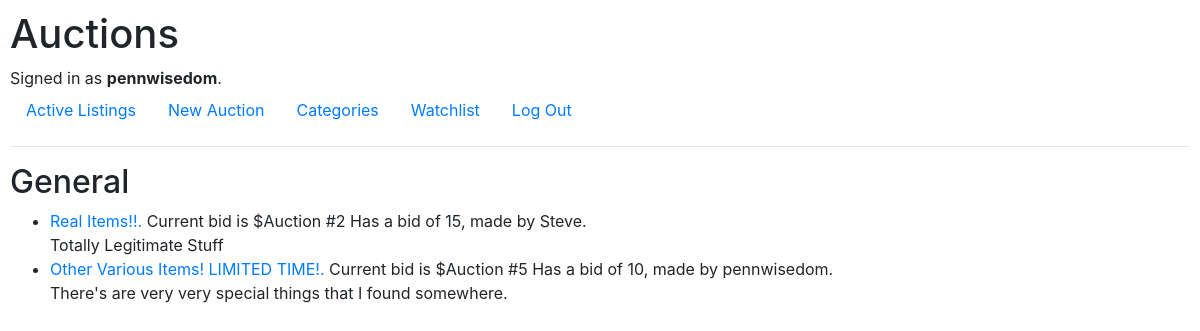
The app's page /categories/General (signed in) with its own data.
### auctions/models.py (models this page shows, shortened)
class User(AbstractUser):
    pass

class Listing(models.Model):
    user = models.ForeignKey(User, on_delete=models.CASCADE, related_name="creator")
    title = models.CharField(max_length=64)
    description = models.CharField(max_length=256)
    category = models.CharField(max_length=64)
    image = models.CharField(max_length=256, blank=True)
    end = models.BooleanField(default=False)

class Bid(models.Model):
    user = models.ForeignKey(User, on_delete=models.CASCADE, related_name="bidder")
    listing = models.ForeignKey(Listing, on_delete=models.CASCADE, related_name="bids")
    bid = models.IntegerField()
    class Meta:
        get_latest_by = "id"
    def __str__(self):
        return f"Auction #{self.listing.id} Has a bid of {self.bid}, made by {self.user}."

### auctions/views.py (the view)
# urls.py: path("categories/<str:category>", views.category_detail, name="category"),
@login_required
def category_detail(request, category):
    return render(request, "auctions/categories.html", {"title": category, "category": Listing.objects.filter(category=category, end=False)})

### auctions/templates/auctions/categories.html (shortened to what this page needs)
{% extends "auctions/layout.html" %}
{% block body %}
{% if categories %}
<h2>Categories</h2>
<ul>
    {% for category in categories %}
    <li><a href="{% url 'category' category %}">{{ category }}</a></li>
    {% endfor %}
</ul>
{% else %}
<h2>{{ title }} </h2>
<ul>
    {% for list in category %}
                <li><a href="{% url 'listing' list.id %}">{{ list.title }}.</a> Current bid is ${{ list.bids.latest }}</li>
                <span>{{ list.description }}</span>
    {% endfor %}
</ul>
{% endif %}
{% endblock %}

### auctions/templates/auctions/layout.html (shortened to what this page needs)
{% load static %}
<!DOCTYPE html>
<html lang="en">
    <head>
        <link rel="stylesheet" href="https://stackpath.bootstrapcdn.com/bootstrap/4.4.1/css/bootstrap.min.css">
        <link href="{% static 'auctions/styles.css' %}" rel="stylesheet">
    </head>
    <body>
        <h1>Auctions</h1>
        <div>
            {% if user.is_authenticated %}
                Signed in as <strong>{{ user.username }}</strong>.
            {% else %}
                Not signed in.
            {% endif %}
        </div>
        <ul class="nav">
            <li class="nav-item">
                <a class="nav-link" href="{% url 'index' %}">Active Listings</a>
            </li>
            {% if user.is_authenticated %}
            <li class="nav-item">
                <a class="nav-link" href="{% url 'create' %}">New Auction</a>
            </li>
            <li class="nav-item">
                <a class="nav-link" href="{% url 'categories' %}">Categories</a>
            </li>
            <li class="nav-item">
                <a class="nav-link" href="{% url 'watchlist' %}">Watchlist</a>
            </li>
                <li class="nav-item">
                    <a class="nav-link" href="{% url 'logout' %}">Log Out</a>
                </li>
            {% endif %}
        </ul>
        <hr>
        {% block body %}
        {% endblock %}
    </body>
</html>

### auctions/static/auctions/styles.css (style rules this page uses)
body { padding: 10px; }

### records on screen
User: username "pennwisedom"
Listing: title "Real Items!!", bids.latest "Auction #2 Has a bid of 15, made by Steve.", description "Totally Legitimate Stuff"
Listing: title "Other Various Items! LIMITED TIME!", bids.latest "Auction #5 Has a bid of 10, made by pennwisedom.", description "There's are very very special things that I found somewhere."

### other values on screen
{{ title }} "General"
